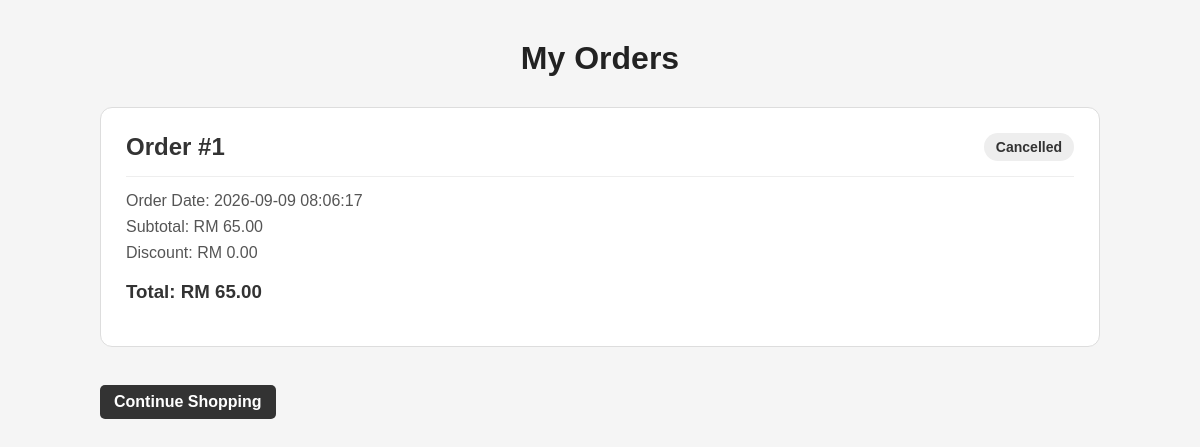
The page /orders on the database as committed earlier.
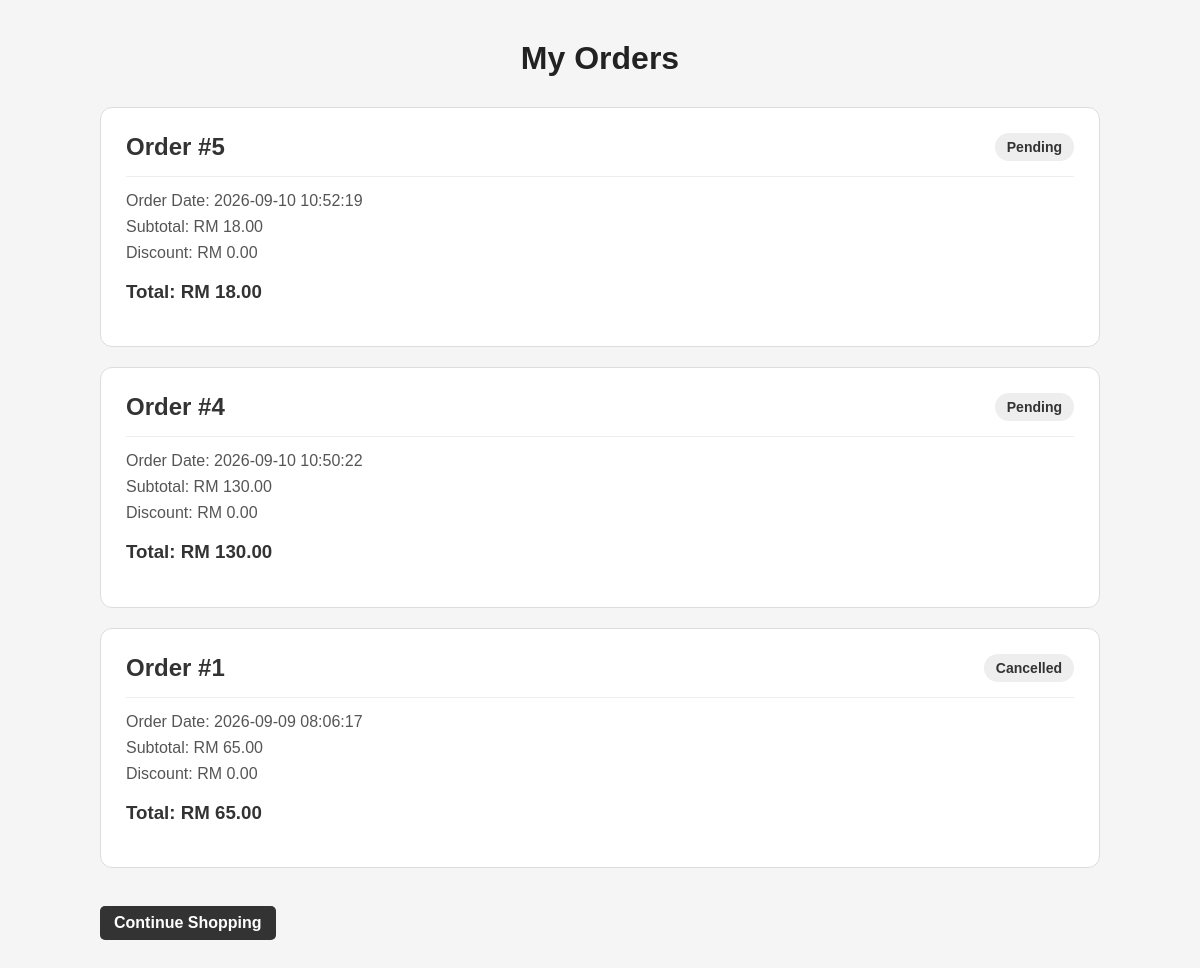
The same page on the database as committed later.
### tables this page shows
CREATE TABLE orders (
        id INTEGER PRIMARY KEY AUTOINCREMENT,
        user_id INTEGER NOT NULL,
        subtotal REAL NOT NULL,
        discount REAL NOT NULL DEFAULT 0,
        total REAL NOT NULL,
        status TEXT NOT NULL DEFAULT 'Pending',
        order_date TIMESTAMP DEFAULT CURRENT_TIMESTAMP
    );

### app.py (the view)
@app.route("/orders")
def view_orders():
    user_id = 1
    import sqlite3
    connection = sqlite3.connect("database.db")
    connection.row_factory = sqlite3.Row
    cursor = connection.cursor()
    cursor.execute("""
        SELECT *
        FROM orders
        WHERE user_id = ?
        ORDER BY order_date DESC
    """, (user_id,))
    orders = cursor.fetchall()
    connection.close()
    return render_template(
        "orders.html",
        orders=orders
    )

### templates/orders.html (shortened to what this page needs)
<!DOCTYPE html>
<html lang="en">
<head>
    <link rel="stylesheet"
          href="{{ url_for('static', filename='shopping.css') }}">
</head>
<body>
<div class="container">
    <h1>My Orders</h1>
    {% if orders %}
        {% for order in orders %}
            <div class="order-card">
                <div class="order-header">
                    <h2>
                        Order #{{ order["id"] }}
                    </h2>
                    <span class="order-status">
                        {{ order["status"] }}
                    </span>
                </div>
                <p>
                    Order Date:
                    {{ order["order_date"] }}
                </p>
                <p>
                    Subtotal:
                    RM {{ "%.2f"|format(order["subtotal"]) }}
                </p>
                <p>
                    Discount:
                    RM {{ "%.2f"|format(order["discount"]) }}
                </p>
                <h3>
                    Total:
                    RM {{ "%.2f"|format(order["total"]) }}
                </h3>
            </div>
        {% endfor %}
    {% endif %}
    <br>
    <a href="/" class="button">
        Continue Shopping
    </a>
</div>
</body>
</html>

### static/shopping.css (style rules this page uses)
body { margin: 0; padding: 0; font-family: Arial, sans-serif; background-color: #f5f5f5; color: #333; }
.container { width: 90%; max-width: 1000px; margin: 40px auto; }
.container h1 { text-align: center; margin-bottom: 30px; color: #222; }
.button { display: inline-block; padding: 8px 14px; background-color: #333; color: white; text-decoration: none; border-radius: 5px; font-weight: bold; }
.order-card { background-color: white; margin-bottom: 20px; padding: 25px; border-radius: 12px; border: 1px solid #ddd; }
.order-header { display: flex; justify-content: space-between; align-items: center; border-bottom: 1px solid #eee; padding-bottom: 15px; margin-bottom: 15px; }
.order-header h2 { margin: 0; color: #333; }
.order-status { padding: 6px 12px; background-color: #eee; border-radius: 20px; font-size: 14px; font-weight: bold; }
.order-card p { color: #555; margin: 8px 0; }

Rows that differ between the two databases and show on the page:
added orders: id "5", status "Pending", order_date "2026-09-10 10:52:19", subtotal "18.00", discount "0.00", total "18.00"
added orders: id "4", status "Pending", order_date "2026-09-10 10:50:22", subtotal "130.00", discount "0.00", total "130.00"
